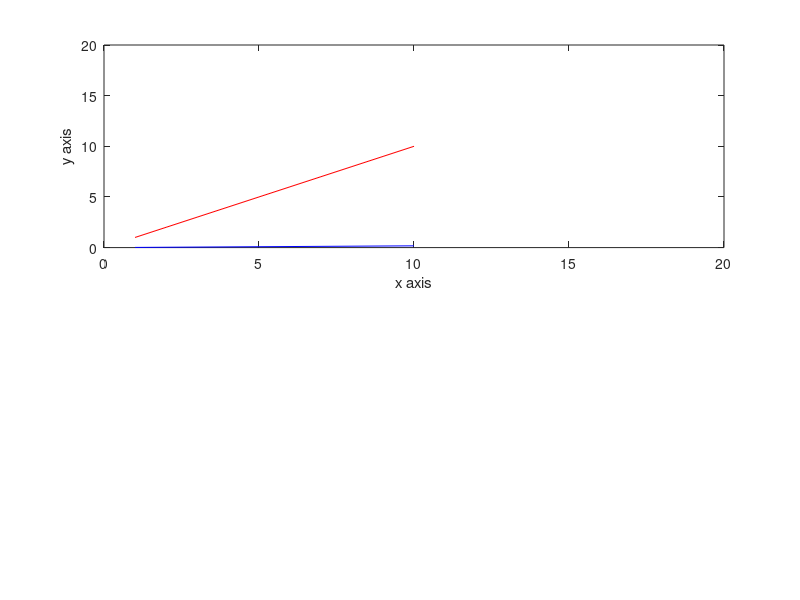

Source code (MATLAB):
x = 1:10;
y = 1:10;
subplot(2,1, 1);
plot(x, y, 'r')
xlabel('x axis')
ylabel('y axis')
axis([0 20 0 20]);
hold on
subplot(2,1, 1);
y = sind(x);
plot(x, y,'b')